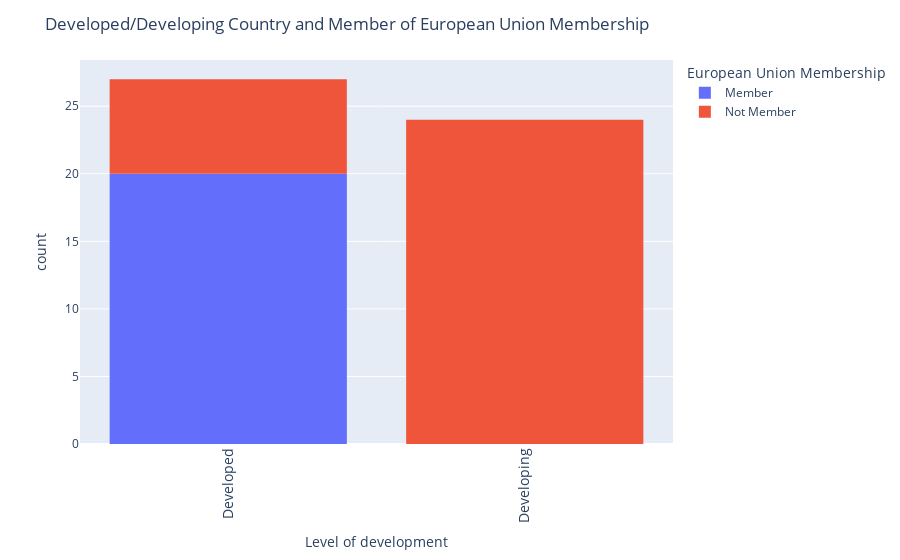

The notebook cell this image was saved under:
### Code cell
fig = px.histogram(women_power,x='Level of development',color="European Union Membership")
fig.update_xaxes(tickangle=270, tickfont=dict(size=14))
fig.update_layout(
    title='Developed/Developing Country and Member of European Union Membership')
fig.show()

### Figure 1 — Plotly figure (JSON) as saved in the notebook; plotly's stock layout.template omitted (floating-point values rounded to 4 significant figures)
{"data": [{"alignmentgroup": "True", "bingroup": "x", "hovertemplate": "European Union Membership=Member<br>Level of development=%{x}<br>count=%{y}<extra></extra>", "legendgroup": "Member", "marker": {"color": "#636efa", "pattern": {"shape": ""}}, "name": "Member", "offsetgroup": "Member", "orientation": "v", "showlegend": true, "type": "histogram", "x": ["Developed", "Developed", "Developed", "Developed", "Developed", "Developed", "Developed", "Developed", "Developed", "Developed", "Developed", "Developed", "Developed", "Developed", "Developed", "Developed", "Developed", "Developed", "Developed", "Developed"], "xaxis": "x", "yaxis": "y"}, {"alignmentgroup": "True", "bingroup": "x", "hovertemplate": "European Union Membership=Not Member<br>Level of development=%{x}<br>count=%{y}<extra></extra>", "legendgroup": "Not Member", "marker": {"color": "#EF553B", "pattern": {"shape": ""}}, "name": "Not Member", "offsetgroup": "Not Member", "orientation": "v", "showlegend": true, "type": "histogram", "x": ["Developed", "Developed", "Developed", "Developed", "Developed", "Developed", "Developed", "Developing", "Developing", "Developing", "Developing", "Developing", "Developing", "Developing", "Developing", "Developing", "Developing", "Developing", "Developing", "Developing", "Developing", "Developing", "Developing", "Developing", "Developing", "Developing", "Developing", "Developing", "Developing", "Developing", "Developing"], "xaxis": "x", "yaxis": "y"}], "layout": {"barmode": "relative", "legend": {"title": {"text": "European Union Membership"}, "tracegroupgap": 0}, "margin": {"t": 60}, "title": {"text": "Developed/Developing Country and Member of European Union Membership"}, "xaxis": {"anchor": "y", "domain": [0, 1], "tickangle": -90, "tickfont": {"size": 14}, "title": {"text": "Level of development"}}, "yaxis": {"anchor": "x", "domain": [0, 1], "title": {"text": "count"}}}}
